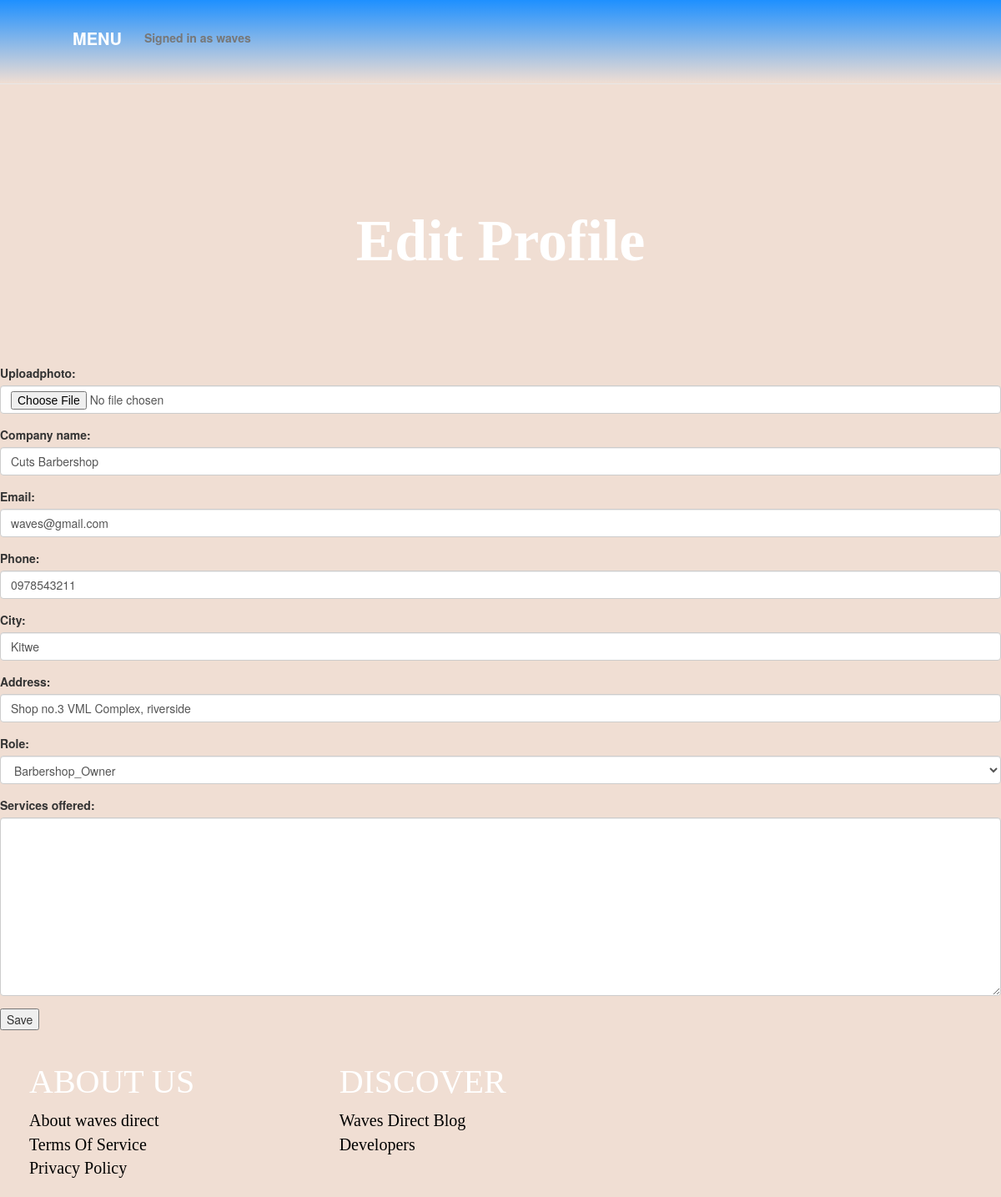
Before: /edit_profile/ (signed in) with the older database file.
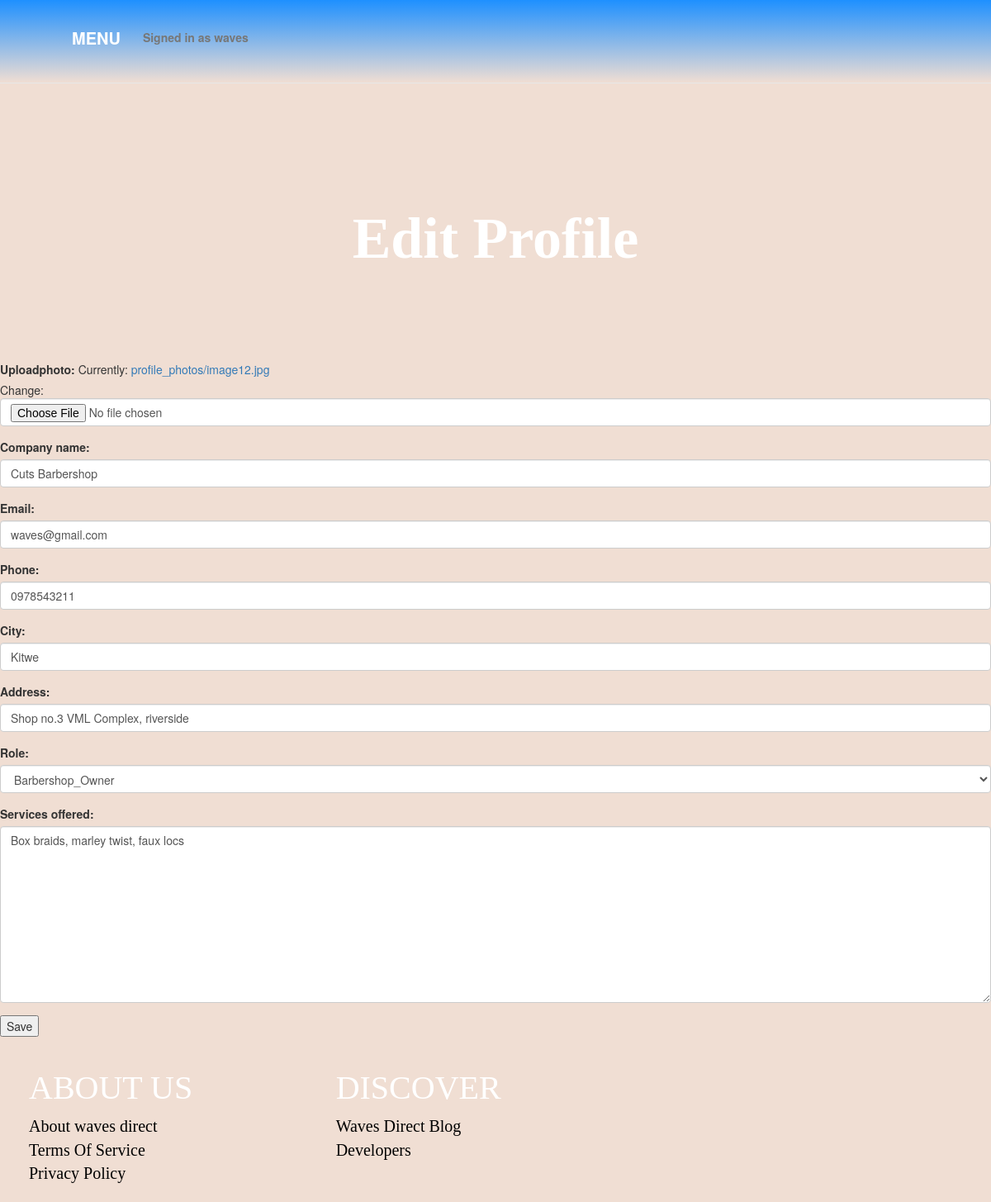
After: the same page with the newer database file.
### wavesapp/models.py (models this page shows, shortened)
class Profile(models.Model):
    SALON_OWNER = 1
    BARBERSHOP_OWNER = 2
    FREELANCE = 3
    ROLE_CHOICES = (
        (SALON_OWNER, 'Salon_Owner'),
        (BARBERSHOP_OWNER, 'Barbershop_Owner'),
        (FREELANCE, 'Freelance'),
    )
    user = models.OneToOneField(User, on_delete=models.CASCADE)
    uploadphoto = models.FileField(upload_to="profile_photos", default=None, null=True)
    company_name = models.CharField(max_length = 30, default=None, null=True)
    phone = models.CharField(max_length=30, null=True)
    address = models.CharField(max_length=100, null=True)
    city = models.CharField(max_length=30, null=True)
    email = models.EmailField(max_length=30, null=True)
    role = models.PositiveSmallIntegerField(choices=ROLE_CHOICES, null=True, blank=True)
    Services_offered = models.TextField(default=None, null=True)

### wavesapp/views.py (the view)
# urls.py: url(r'^edit_profile/$', views.edit_profile, name='edit_profile'),
@login_required
def edit_profile(request):
    profile = Profile.objects.get(user=request.user)
    if request.method == 'POST':
        profile_form = ProfileForm(request.POST, request.FILES, instance=profile)
        if  profile_form.is_valid():
            profile_form.save()
        return redirect('profile_detail', pk=request.user.id)
    else:
        profile_form = ProfileForm(instance=profile)
    return render(request,'registration/edit_profile.html',{
        'profile_form':profile_form
    })

### wavesapp/forms.py
class ProfileForm(forms.ModelForm):
    uploadphoto = forms.FileField()
    company_name = forms.CharField(max_length=32,required=True)
    phone = forms.CharField(max_length = 15)
    address = forms.CharField(max_length = 100)
    city = forms.CharField(max_length = 15)
    email = forms.EmailField(required=True,max_length=100)
    role = forms.ChoiceField(choices=Profile.ROLE_CHOICES)
    Services_offered = forms.CharField(widget=forms.Textarea)
    class Meta:
        model = Profile
        fields = ['uploadphoto','company_name', 'email', 'phone', 'city', 'address','role','Services_offered']

### wavesapp/templates/registration/edit_profile.html (shortened to what this page needs)
{% extends "wavesapp/base.html"%}
{% load staticfiles %}
{% load widget_tweaks %}
{% block content %}
<h1>Edit Profile</h1>
<form method="POST" action="{% url 'edit_profile' %}" enctype="multipart/form-data">
    {% for field in profile_form %}
    <div class="form-group">
      {{ field.label_tag}}
      {% render_field field class='form-control' %}
    </div>
    {% endfor %}
    <button type="submit">Save</button>
</form>
{% endblock %}

Changed rows visible on the page:
changed Profile "Cuts Barbershop": Services_offered (not shown) → "Box braids, marley twist, faux locs"
Other visible differences:
new list line: "Currently: profile_photos/image12.jpg Change:"
